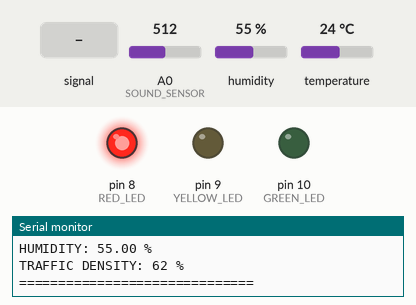
Simulated run of this sketch. Board: Arduino Uno, built with avr-gcc and run on an emulated ATmega328P. Parts: output pins drawn as LEDs (lit = HIGH), the last lines printed to the serial monitor. The inputs (shaded band) are chosen by the test bench; at power-on: temperature 24 °C, A0 (SOUND_SENSOR) = 512, humidity 55 %. Random numbers use the default seed unless the sketch sets one.

Above: at 5.9 s.
6.0 s: A0 (SOUND_SENSOR) fed a 200 Hz sine of ±255 counts around its level
At 16.6 s:
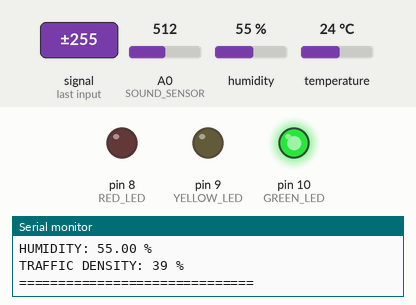
16.9 s: temperature set to 41 °C
27.4 s: A0 (SOUND_SENSOR) set to 584
33.5 s: A0 (SOUND_SENSOR) set to 612
At 37.1 s:
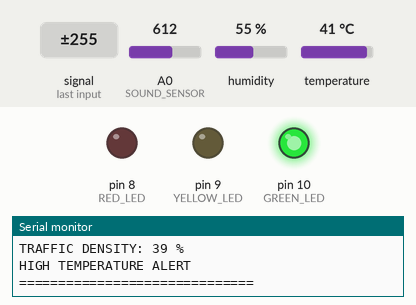
39.6 s: A0 (SOUND_SENSOR) set to 590
At 42.7 s:
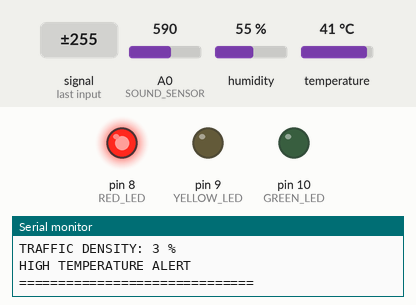
45.7 s: A0 (SOUND_SENSOR) fed a 1000 Hz sine of ±255 counts around its level
At 52.8 s:
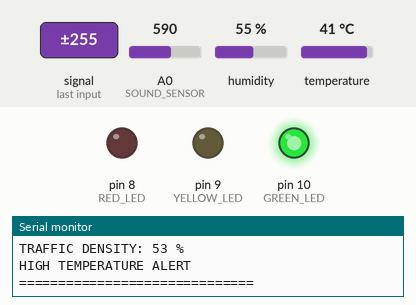
Timing chart, 0 to 57.7 s (numbered marks = the images above; inputs shaded):
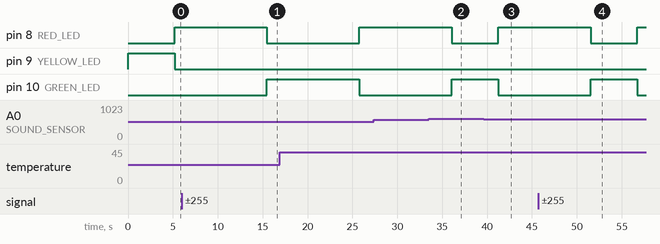

The sketch:

IDP2.ino
```cpp
/*
====================================================
SMART TRAFFIC MANAGEMENT SYSTEM
====================================================

COMPONENTS:
1. Arduino UNO / ESP32
2. DHT11 Sensor
3. Sound Sensor
4. Red LED
5. Yellow LED
6. Green LED

====================================================
PIN CONNECTIONS
====================================================

DHT11 Sensor:
VCC  -> 5V
GND  -> GND
DATA -> Pin 2

Sound Sensor:
OUT -> A0

LEDs:
Red LED    -> Pin 8
Yellow LED -> Pin 9
Green LED  -> Pin 10

====================================================
*/

#include <DHT.h>

// =================================================
// DHT SENSOR CONFIGURATION
// =================================================

#define DHTPIN 2
#define DHTTYPE DHT11

DHT dht(DHTPIN, DHTTYPE);

// =================================================
// PIN DEFINITIONS
// =================================================

#define SOUND_SENSOR A0

#define RED_LED 8
#define YELLOW_LED 9
#define GREEN_LED 10

// =================================================
// VARIABLES
// =================================================

int soundValue = 0;
int trafficDensity = 0;

float temperature = 0;
float humidity = 0;

bool ambulanceDetected = false;

// =================================================
// SETUP
// =================================================

void setup()
{
    Serial.begin(9600);

    dht.begin();

    pinMode(SOUND_SENSOR, INPUT);

    pinMode(RED_LED, OUTPUT);
    pinMode(YELLOW_LED, OUTPUT);
    pinMode(GREEN_LED, OUTPUT);

    randomSeed(analogRead(1));

    Serial.println("SMART TRAFFIC MANAGEMENT SYSTEM");
    Serial.println("SYSTEM STARTED");
}

// =================================================
// AMBULANCE DETECTION
// =================================================

void detectAmbulance()
{
    soundValue = analogRead(SOUND_SENSOR);

    // Threshold for sound detection
    if (soundValue > 600)
    {
        ambulanceDetected = true;
    }
    else
    {
        ambulanceDetected = false;
    }
}

// =================================================
// TEMPERATURE & HUMIDITY
// =================================================

void readEnvironment()
{
    temperature = dht.readTemperature();
    humidity = dht.readHumidity();

    if (isnan(temperature) || isnan(humidity))
    {
        Serial.println("DHT SENSOR ERROR");

        temperature = 0;
        humidity = 0;
    }
}

// =================================================
// TRAFFIC DENSITY
// =================================================

void calculateTrafficDensity()
{
    // Simulated traffic density
    trafficDensity = random(0, 101);
}

// =================================================
// TRAFFIC LIGHT CONTROL
// =================================================

void controlTrafficLights()
{
    // Ambulance detected
    if (ambulanceDetected)
    {
        digitalWrite(RED_LED, LOW);
        digitalWrite(YELLOW_LED, LOW);
        digitalWrite(GREEN_LED, HIGH);
    }
    else
    {
        // Heavy traffic
        if (trafficDensity > 80)
        {
            digitalWrite(RED_LED, LOW);
            digitalWrite(YELLOW_LED, HIGH);
            digitalWrite(GREEN_LED, LOW);
        }
        else
        {
            digitalWrite(RED_LED, HIGH);
            digitalWrite(YELLOW_LED, LOW);
            digitalWrite(GREEN_LED, LOW);
        }
    }
}

// =================================================
// DISPLAY STATUS
// =================================================

void displayStatus()
{
    Serial.println();
    Serial.println("==============================");

    if (ambulanceDetected)
    {
        Serial.println("AMBULANCE DETECTED");
        Serial.println("GREEN SIGNAL ENABLED");
    }
    else
    {
        Serial.println("NO AMBULANCE");
    }

    Serial.print("SOUND VALUE: ");
    Serial.println(soundValue);

    Serial.print("TEMPERATURE: ");
    Serial.print(temperature);
    Serial.println(" C");

    Serial.print("HUMIDITY: ");
    Serial.print(humidity);
    Serial.println(" %");

    Serial.print("TRAFFIC DENSITY: ");
    Serial.print(trafficDensity);
    Serial.println(" %");

    if (trafficDensity > 80)
    {
        Serial.println("HEAVY TRAFFIC ALERT");
    }

    if (temperature > 38)
    {
        Serial.println("HIGH TEMPERATURE ALERT");
    }

    Serial.println("==============================");
}

// =================================================
// MAIN LOOP
// =================================================

void loop()
{
    detectAmbulance();

    readEnvironment();

    calculateTrafficDensity();

    controlTrafficLights();

    displayStatus();

    delay(5000);
}
```

Measured:
- after the input at 6.0 s, pin 8 (RED_LED): HIGH → LOW after 9.4 s; pin 10 (GREEN_LED): LOW → HIGH after 9.4 s
- after the input at 33.5 s, pin 8 (RED_LED): HIGH → LOW after 2.6 s; pin 10 (GREEN_LED): LOW → HIGH after 2.6 s
- after the input at 39.6 s, pin 8 (RED_LED): LOW → HIGH after 1.7 s; pin 10 (GREEN_LED): HIGH → LOW after 1.7 s
- after the input at 45.7 s, pin 8 (RED_LED): HIGH → LOW after 5.9 s, → HIGH 5.2 s later; pin 10 (GREEN_LED): LOW → HIGH after 5.9 s, → LOW 5.2 s later
